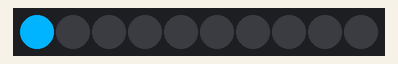
The sketch below on a simulated Arduino Uno, built with avr-gcc and run on an emulated ATmega328P. On the bench: 10 RGB LEDs in strip order, left to right.

Above: at 4.89 s.
At 8.57 s:
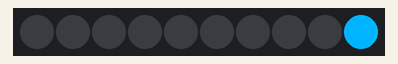
At 9.21 s:
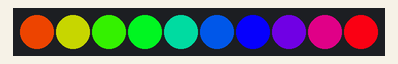
At 10.14 s:
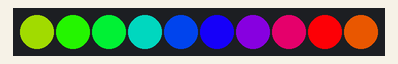
At 11.07 s:
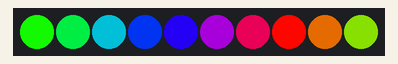
At 11.99 s:
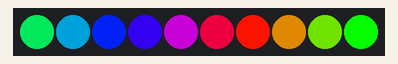

Measured:
- by itself, everything shown: repeats every 12.4 s, in 112 steps

The sketch:

challenge_led_05.ino
```cpp
/*
Challenge LED 05: Farbige LED-Effekte
=====================================

Aufbau:
- Verwende einen WS2812B/NeoPixel-LED-Streifen mit 10 LEDs.
- Verbinde DIN mit Digital-Pin 6 am Arduino.
- Installiere in der Arduino IDE die Bibliothek "Adafruit NeoPixel".

Aufgaben:
1. Beobachte die drei Effekte: Farbverlauf, Lauflicht und Regenbogen.
2. Aendere Farben, Geschwindigkeit und die Dauer der einzelnen Effekte.
3. Erfinde einen vierten Effekt.
*/

#include <Adafruit_NeoPixel.h>

const int ledPin = 6;
const int anzahlLeds = 10;

Adafruit_NeoPixel leds(anzahlLeds, ledPin, NEO_GRB + NEO_KHZ800);

uint32_t farbrad(byte position) {
  position = 255 - position;

  if (position < 85) {
    return leds.Color(255 - position * 3, 0, position * 3);
  }
  if (position < 170) {
    position -= 85;
    return leds.Color(0, position * 3, 255 - position * 3);
  }

  position -= 170;
  return leds.Color(position * 3, 255 - position * 3, 0);
}

void farbverlauf() {
  const uint32_t farben[] = {
    leds.Color(255, 0, 0),
    leds.Color(255, 100, 0),
    leds.Color(255, 255, 0),
    leds.Color(0, 255, 0),
    leds.Color(0, 0, 255),
    leds.Color(180, 0, 255)
  };

  for (int schritt = 0; schritt < 60; schritt++) {
    for (int position = 0; position < anzahlLeds; position++) {
      leds.setPixelColor(position, farben[(position + schritt) % 6]);
    }
    leds.show();
    delay(80);
  }
}

void lauflicht() {
  const uint32_t farbe = leds.Color(0, 180, 255);

  for (int runde = 0; runde < 4; runde++) {
    for (int position = 0; position < anzahlLeds; position++) {
      leds.clear();
      leds.setPixelColor(position, farbe);
      leds.show();
      delay(90);
    }
  }
}

void regenbogen() {
  for (int schritt = 0; schritt < 128; schritt++) {
    for (int position = 0; position < anzahlLeds; position++) {
      byte farbposition = (position * 256 / anzahlLeds + schritt) & 255;
      leds.setPixelColor(position, farbrad(farbposition));
    }
    leds.show();
    delay(30);
  }
}

void setup() {
  leds.begin();
  leds.clear();
  leds.show();
}

void loop() {
  farbverlauf();
  lauflicht();
  regenbogen();
}
```
